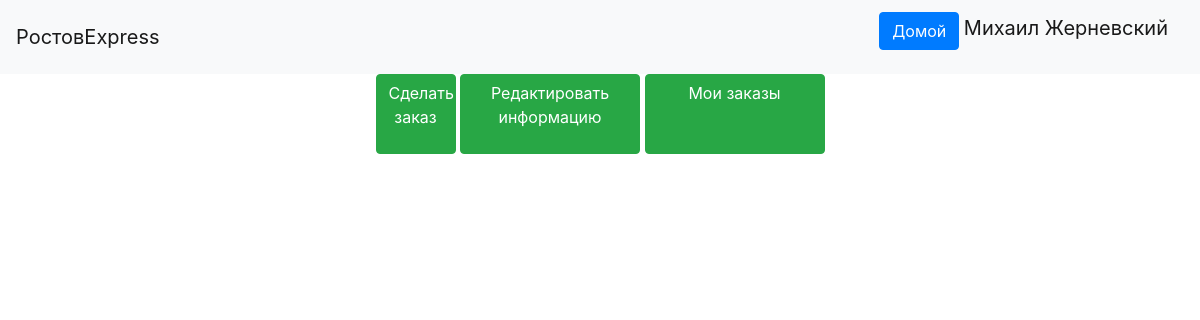
Before: / (signed in) with the older database file.
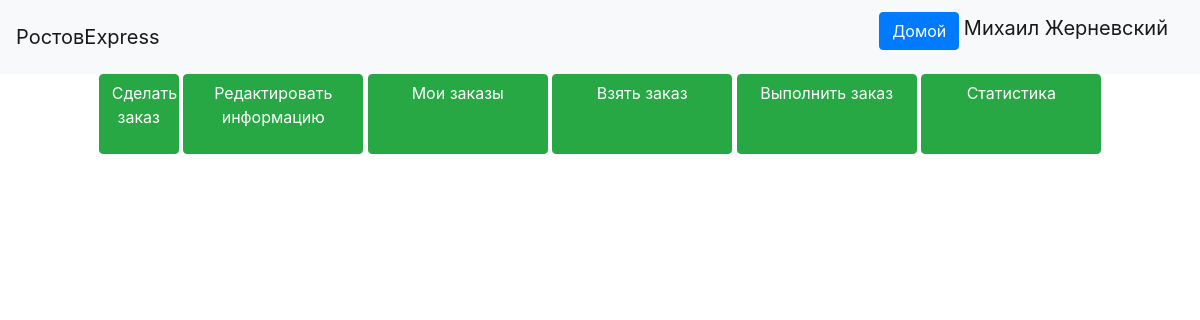
After: the same page with the newer database file.
### main.py (the view)
@app.route('/', methods=['GET', 'POST'])
def start():
    form = HomeForm()
    return render_template('homepage.html', form=form)

### data/db_session.py (called while the page is built)
def create_session() -> Session:
    global __factory
    return __factory()

### main.py (called while the page is built)
@login_manager.user_loader
def load_user(user_id):
    db_sess = db_session.create_session()
    return db_sess.query(User).get(user_id)

### templates/homepage.html (shortened to what this page needs)
{% extends "base.html" %}
{% block content %}
<form action="" method="post">
    <div class="container" style="display: flex;align-items: center;justify-content: center;">
        <div>
            <p>
                {% if not current_user.is_authenticated %}
            <p>Вы не вошли в систему</p>
            {% else %}
            {% if current_user.user_type < 3 %}
            <a class="btn btn-success" style="width: 80px; height:80px" href="/orders">Сделать
                заказ</a>
            <a class="btn btn-success" style="width: 180px; height:80px" href="/users/edit">Редактировать
                информацию</a>
            <a class="btn btn-success" style="width: 180px; height:80px" href="/users/get_orders">Мои
                заказы</a>
            {% endif %}
            {% if current_user.user_type == 2 %}
            <a class="btn btn-success" style="width: 180px; height:80px" href="/orders/assign">Взять
                заказ</a>
            <a class="btn btn-success" style="width: 180px; height:80px" href="/orders/complete">Выполнить
                заказ</a>
            <a class="btn btn-success" style="width: 180px; height:80px" href="/couriers/get">Статистика</a>
            {% endif %}
            {% endif %}
            </p>
        </div>
    </div>
</form>
{% endblock %}

Changed rows visible on the page:
changed User "Михаил Жерневский": user_type 0 → 2 (drawn)
Other visible differences:
text now shown: "Взять заказ Выполнить заказ Статистика"
